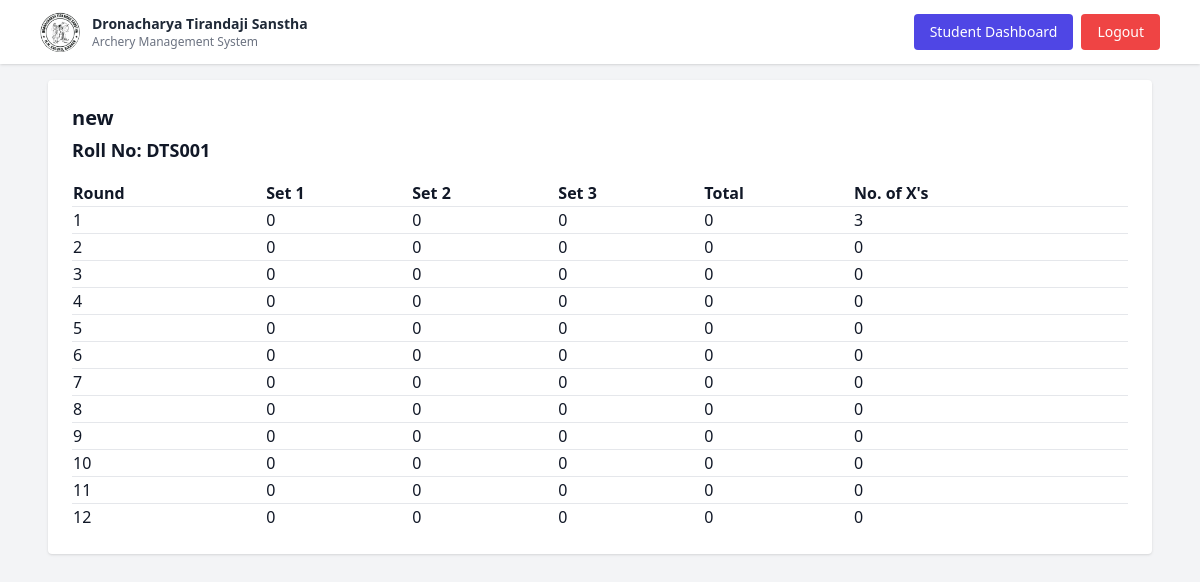
The page /competition/2/score_entry/3 (signed in) on the database its author committed.
### models.py (models this page shows)
class Competition(db.Model):
    __tablename__ = 'competitions'
    id = db.Column(db.Integer, primary_key=True)
    name = db.Column(db.String(200))
    bow_type = db.Column(db.String(50))
    age_group = db.Column(db.String(80))
    gender = db.Column(db.String(20))
    target_distance = db.Column(db.String(50))
    target_serial = db.Column(db.String(20))
    num_students = db.Column(db.Integer)
    created_at = db.Column(db.DateTime, default=datetime.utcnow)
    score_entries = db.relationship('ScoreEntry', back_populates='competition', passive_deletes=True)

class ScoreEntry(db.Model):
    __tablename__ = 'scores'
    id = db.Column(db.Integer, primary_key=True)
    competition_id = db.Column(db.Integer, db.ForeignKey('competitions.id', ondelete='SET NULL'), nullable=True)
    user_id = db.Column(db.Integer, db.ForeignKey('users.id'), nullable=True)
    roll_no = db.Column(db.String(20))
    target_distance = db.Column(db.String(50))
    target_serial = db.Column(db.String(20))
    competition_name = db.Column(db.String(200), nullable=True)
    sets = db.Column(db.Text) # JSON string like '[10,9,8,...]'
    xs = db.Column(db.Integer, default=0)
    total = db.Column(db.Integer, default=0)
    competition = db.relationship('Competition', back_populates='score_entries')
    user = db.relationship('User', back_populates='scores')

### app.py (the view, shortened to what this page needs)
@app.route('/competition/<int:comp_id>/score_entry/<int:entry_id>', methods=['GET','POST'])
def score_entry(comp_id, entry_id):
    comp = Competition.query.get_or_404(comp_id)
    entry = ScoreEntry.query.get_or_404(entry_id)
    current_user = get_current_user()
    if not current_user:
        return redirect(url_for('login'))
    if not session.get('is_admin') and entry.user_id != current_user.id:
        flash('Access denied', 'danger')
        return redirect(url_for('student_dashboard'))
    sets = json.loads(entry.sets) if entry.sets else []
    return render_template('score_sheet.html', comp=comp, entry=entry, sets=sets)

### app.py (called while the page is built)
def get_current_user():
    if not session.get('user_id'):
        return None
    return User.query.get(session['user_id'])

@app.context_processor
def inject_current_user():
    user = None
    if session.get('user_id'):
        user = User.query.get(session['user_id'])
    return dict(current_user=user)

### templates/score_sheet.html (shortened to what this page needs)
{% extends 'base.html' %}
{% block content %}
<div class="bg-white p-6 rounded shadow">
    <h1 class="text-xl font-bold text-center lg:text-left mb-1">
        {{ comp.name }}
    </h1>
    <h2 class="text-lg font-semibold text-center lg:text-left mb-4">
        Roll No: {{ entry.roll_no }}
    </h2>
    <form method="post">
        <table class="hidden lg:table w-full text-left">
            <thead>
            <tr>
                <th>Round</th>
                <th>Set 1</th>
                <th>Set 2</th>
                <th>Set 3</th>
                <th>Total</th>
                <th>No. of X's</th>
            </tr>
            </thead>
            <tbody>
            {% for r in sets %}
            <tr class="border-t">
                <td>{{ r.round }}</td>
                <td>
                    {% if current_user.is_admin %}
                        <input type="number" min="0" name="set1_{{ loop.index0 }}" value="{{ '' if r.set1 == 0 else r.set1 }}" class="p-2 border w-20">
                    {% else %}
                        {{ r.set1 }}
                    {% endif %}
                </td>
                <td>
                    {% if current_user.is_admin %}
                        <input type="number" min="0" name="set2_{{ loop.index0 }}" value="{{ '' if r.set2 == 0 else r.set2 }}" class="p-2 border w-20">
                    {% else %}
                        {{ r.set2 }}
                    {% endif %}
                </td>
                <td>
                    {% if current_user.is_admin %}
                        <input type="number" min="0" name="set3_{{ loop.index0 }}" value="{{ '' if r.set3 == 0 else r.set3 }}" class="p-2 border w-20">
                    {% else %}
                        {{ r.set3 }}
                    {% endif %}
                </td>
                <td>
                    {% if comp.bow_type == 'Indian' %}
                        {{ r.set1 + r.set2 + r.set3 }}
                    {% else %}
                        {{ r.set1 + r.set2 + r.set3 + r.set4 + r.set5 + r.set6 }}
                    {% endif %}
                </td>
                <td>
                    {% if current_user.is_admin %}
                        {% if comp.bow_type == 'Indian' %}
                            <input type="number"
                                min="0" max="3"
                                name="xs_{{ loop.index0 }}"
                                value="{{ '' if r.xs == 0 else r.xs }}"
                                class="p-2 border w-20">
                        {% else %}
                            <input type="number"
                                min="0" max="6"
                                name="xs_{{ loop.index0 }}"
                                value="{{ '' if r.xs == 0 else r.xs }}"
                                class="p-2 border w-20">
                        {% endif %}
                    {% else %}
                        {{ r.xs }}
                    {% endif %}
                </td>
            </tr>
            {% endfor %}
            </tbody>
        </table>
    </form>
</div>
{% endblock %}

### rows shown on the page
Competition: name "new"
ScoreEntry: roll_no "DTS001", round "3", set1 "0", set2 "0", set3 "0", r.set1+r.set2+r.set3 "0", xs "0", round "7", round "10"

### other values the page prints
{{ r.round }} "1" "2" "4" "5" "6" "8" "9" "11" "12"
{{ r.set1 }} "0" "0" "0" "0" "0" "0" "0" "0" "0"
{{ r.set2 }} "0" "0" "0" "0" "0" "0" "0" "0" "0"
{{ r.set3 }} "0" "0" "0" "0" "0" "0" "0" "0" "0"
{{ r.set1 + r.set2 + r.set3 }} "0" "0" "0" "0" "0" "0" "0" "0" "0"
{{ r.xs }} "3" "0" "0" "0" "0" "0" "0" "0" "0"
